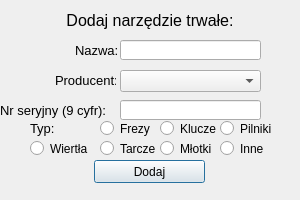
<?xml version="1.0" encoding="UTF-8"?>
<ui version="4.0">
 <class>dodaj_nt</class>
 <widget class="QDialog" name="dodaj_nt">
  <property name="geometry">
   <rect>
    <x>0</x>
    <y>0</y>
    <width>300</width>
    <height>200</height>
   </rect>
  </property>
  <property name="windowTitle">
   <string>Dialog</string>
  </property>
  <widget class="QLineEdit" name="nazwa">
   <property name="geometry">
    <rect>
     <x>120</x>
     <y>40</y>
     <width>141</width>
     <height>20</height>
    </rect>
   </property>
  </widget>
  <widget class="QLabel" name="label_3">
   <property name="geometry">
    <rect>
     <x>55</x>
     <y>70</y>
     <width>61</width>
     <height>21</height>
    </rect>
   </property>
   <property name="font">
    <font>
     <pointsize>10</pointsize>
    </font>
   </property>
   <property name="text">
    <string>Producent:</string>
   </property>
  </widget>
  <widget class="QLabel" name="label_4">
   <property name="geometry">
    <rect>
     <x>0</x>
     <y>100</y>
     <width>121</width>
     <height>21</height>
    </rect>
   </property>
   <property name="font">
    <font>
     <pointsize>10</pointsize>
    </font>
   </property>
   <property name="text">
    <string>Nr seryjny (9 cyfr):</string>
   </property>
  </widget>
  <widget class="QPushButton" name="dodaj">
   <property name="geometry">
    <rect>
     <x>94</x>
     <y>160</y>
     <width>111</width>
     <height>23</height>
    </rect>
   </property>
   <property name="text">
    <string>Dodaj</string>
   </property>
  </widget>
  <widget class="QLabel" name="label_2">
   <property name="geometry">
    <rect>
     <x>75</x>
     <y>40</y>
     <width>61</width>
     <height>21</height>
    </rect>
   </property>
   <property name="font">
    <font>
     <pointsize>10</pointsize>
    </font>
   </property>
   <property name="text">
    <string>Nazwa:</string>
   </property>
  </widget>
  <widget class="QComboBox" name="producent">
   <property name="geometry">
    <rect>
     <x>120</x>
     <y>70</y>
     <width>141</width>
     <height>22</height>
    </rect>
   </property>
  </widget>
  <widget class="QLabel" name="label">
   <property name="geometry">
    <rect>
     <x>0</x>
     <y>0</y>
     <width>300</width>
     <height>41</height>
    </rect>
   </property>
   <property name="font">
    <font>
     <pointsize>12</pointsize>
    </font>
   </property>
   <property name="text">
    <string>Dodaj narzędzie trwałe:</string>
   </property>
   <property name="alignment">
    <set>Qt::AlignCenter</set>
   </property>
  </widget>
  <widget class="QLineEdit" name="nr_seryjny">
   <property name="geometry">
    <rect>
     <x>120</x>
     <y>100</y>
     <width>141</width>
     <height>20</height>
    </rect>
   </property>
  </widget>
  <widget class="QRadioButton" name="Wierla">
   <property name="geometry">
    <rect>
     <x>30</x>
     <y>140</y>
     <width>82</width>
     <height>17</height>
    </rect>
   </property>
   <property name="text">
    <string>Wiertła</string>
   </property>
  </widget>
  <widget class="QRadioButton" name="Frezy">
   <property name="geometry">
    <rect>
     <x>100</x>
     <y>120</y>
     <width>82</width>
     <height>17</height>
    </rect>
   </property>
   <property name="text">
    <string>Frezy</string>
   </property>
  </widget>
  <widget class="QRadioButton" name="Tarcze">
   <property name="geometry">
    <rect>
     <x>100</x>
     <y>140</y>
     <width>82</width>
     <height>17</height>
    </rect>
   </property>
   <property name="text">
    <string>Tarcze</string>
   </property>
  </widget>
  <widget class="QRadioButton" name="Klucze">
   <property name="geometry">
    <rect>
     <x>160</x>
     <y>120</y>
     <width>82</width>
     <height>17</height>
    </rect>
   </property>
   <property name="text">
    <string>Klucze</string>
   </property>
  </widget>
  <widget class="QRadioButton" name="Mlotki">
   <property name="geometry">
    <rect>
     <x>160</x>
     <y>140</y>
     <width>82</width>
     <height>17</height>
    </rect>
   </property>
   <property name="text">
    <string>Młotki</string>
   </property>
  </widget>
  <widget class="QRadioButton" name="Pilniki">
   <property name="geometry">
    <rect>
     <x>220</x>
     <y>120</y>
     <width>82</width>
     <height>17</height>
    </rect>
   </property>
   <property name="text">
    <string>Pilniki</string>
   </property>
  </widget>
  <widget class="QRadioButton" name="Inne">
   <property name="geometry">
    <rect>
     <x>220</x>
     <y>140</y>
     <width>82</width>
     <height>17</height>
    </rect>
   </property>
   <property name="text">
    <string>Inne</string>
   </property>
  </widget>
  <widget class="QLabel" name="label_5">
   <property name="geometry">
    <rect>
     <x>30</x>
     <y>120</y>
     <width>51</width>
     <height>16</height>
    </rect>
   </property>
   <property name="font">
    <font>
     <pointsize>10</pointsize>
    </font>
   </property>
   <property name="text">
    <string>Typ:</string>
   </property>
  </widget>
 </widget>
 <resources/>
 <connections/>
</ui>
